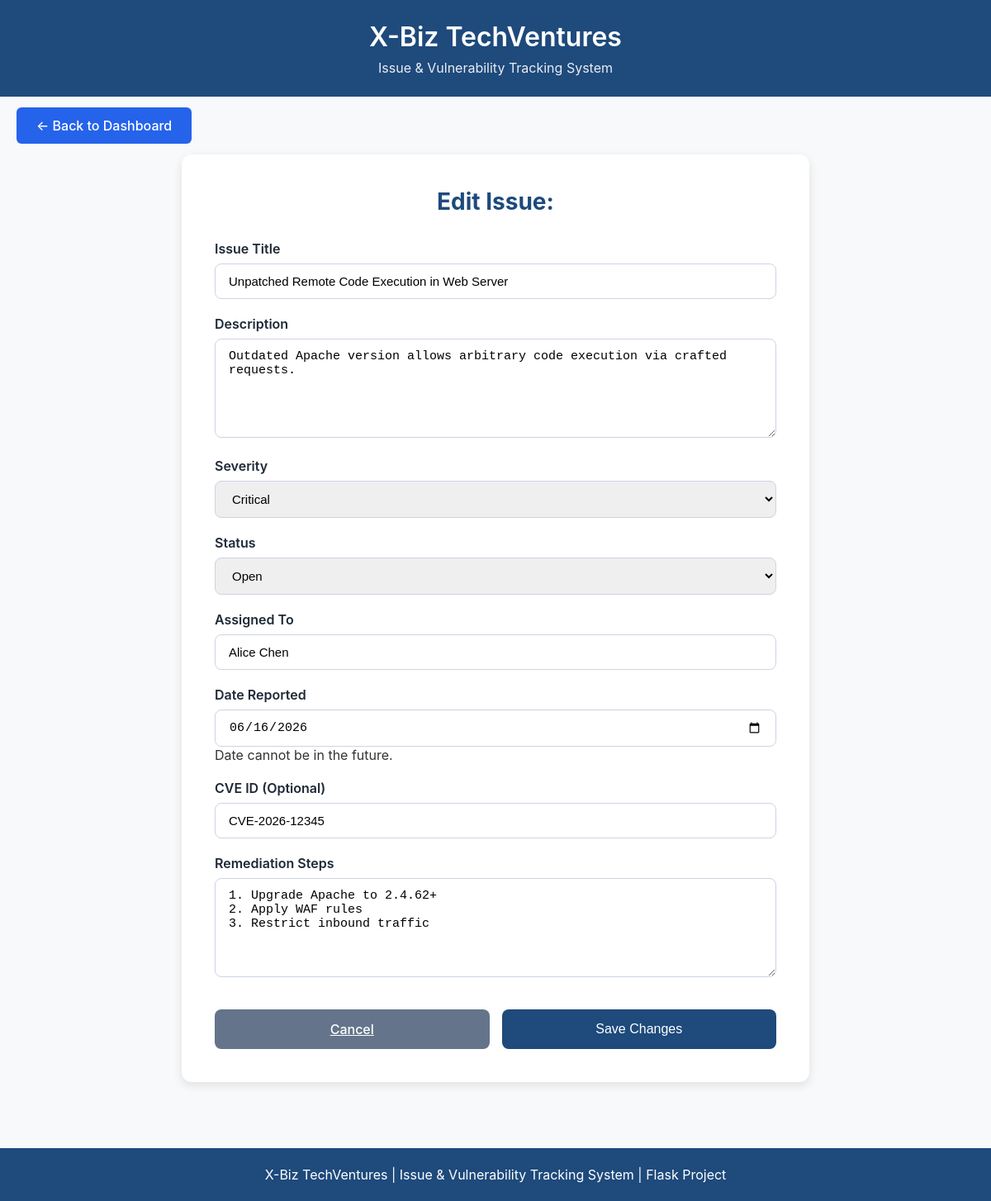
/edit_issue/1, run on the app's committed database.
### tables this page shows
CREATE TABLE issues(
            id INTEGER PRIMARY KEY AUTOINCREMENT,
            title TEXT NOT NULL,
            description TEXT NOT NULL,
            severity TEXT NOT NULL,
            status TEXT NOT NULL,
            assigned_to TEXT,
            date_reported DATE,
            cve TEXT,
            remediation TEXT,
            created_at TIMESTAMP DEFAULT CURRENT_TIMESTAMP,
            last_updated TIMESTAMP DEFAULT CURRENT_TIMESTAMP
        );

### app.py (the view, shortened to what this page needs)
@app.route("/edit_issue/<int:id>", methods=["GET", "POST"])
def edit_issue(id):
    connection = sqlite3.connect("issues.db")
    connection.row_factory = sqlite3.Row
    cursor = connection.cursor()
    cursor.execute("SELECT * FROM issues WHERE id=?", (id,))
    issue = cursor.fetchone()
    connection.close()
    return render_template("edit_issues.html", issue=issue)

### templates/edit_issues.html (shortened to what this page needs)
<!DOCTYPE html>
<html lang="en">
<head>
</head>
<body>
<header>
    <div class="header-content">
        <h1>X-Biz TechVentures</h1>
        <p class="subtitle">Issue &amp; Vulnerability Tracking System</p>
    </div>
</header>
<div class="nav">
    <a href="/" class="btn" style="padding:12px 24px; background:#2563eb; color:white; text-decoration:none; border-radius:6px;">
        ← Back to Dashboard
    </a>
</div>
<div class="container">
    <div class="card">
        <h2>Edit Issue:</h2>
        <form action="/edit_issue/{{ issue.id }}" method="POST">
            <div class="form-group">
                <label>Issue Title</label>
                <input type="text" name="title" value="{{ issue.title }}" required>
            </div>
            <div class="form-group">
                <label>Description</label>
                <textarea name="description" required>{{ issue.description }}</textarea>
            </div>
            <div class="form-group">
                <label>Severity</label>
                <select name="severity" required>
                    <option value="Critical" {% if issue.severity == "Critical" %}selected{% endif %}>Critical</option>
                </select>
            </div>
            <div class="form-group">
                <label>Status</label>
                <select name="status" required>
                    <option value="Open" {% if issue.status == "Open" %}selected{% endif %}>Open</option>
                </select>
            </div>
            <div class="form-group">
                <label>Assigned To</label>
                <input type="text" name="assigned_to" value="{{ issue.assigned_to or '' }}">
            </div>
            <div class="form-group">
                <label>Date Reported</label>
                <input type="date" name="date_reported" id="date_reported" value="{{ issue.date_reported }}">
                <div class="error" id="dateError">Date cannot be in the future.</div>
            </div>
            <div class="form-group">
                <label>CVE ID (Optional)</label>
                <input type="text" name="cve" value="{{ issue.cve or '' }}" placeholder="e.g. CVE-2026-XXXX">
            </div>
            <div class="form-group">
                <label>Remediation Steps</label>
                <textarea name="remediation">{{ issue.remediation or '' }}</textarea>
            </div>
            <div class="buttons">
                <a href="/issues" class="btn cancel">Cancel</a>
                <button type="submit" class="btn save">Save Changes</button>
            </div>
        </form>
    </div>
</div>
<footer class="footer">
    X-Biz TechVentures | Issue &amp; Vulnerability Tracking System | Flask Project
</footer>
</body>
</html>

### templates/edit_issues.html (style rules this page uses)
* { margin:0; padding:0; box-sizing:border-box; }
body { font-family:-apple-system,BlinkMacSystemFont,'Segoe UI',Roboto,sans-serif; background:#f8f9fa; color:#333; }
header { background:#1e4a7c; color:white; padding:25px 0; text-align:center; }
.header-content { max-width:1200px; margin:auto; padding:0 20px; }
h1 { font-size:32px; font-weight:600; }
.subtitle { margin-top:8px; opacity:0.9; }
.nav { max-width:1200px; margin:25px auto; padding:0 20px; }
.container { max-width:800px; margin:0 auto; padding:0 20px; }
.card { background:white; border-radius:12px; box-shadow:0 4px 12px rgba(0,0,0,0.1); padding:40px; }
h2 { text-align:center; color:#1e4a7c; margin-bottom:30px; font-size:28px; }
.form-group { margin-bottom:20px; }
label { display:block; font-weight:600; margin-bottom:8px; color:#1e2937; }
input[type="text"], input[type="date"], select, textarea { width:100%; padding:12px 16px; border:1px solid #cbd5e1; border-radius:8px; font-size:15px; }
textarea { resize:vertical; min-height:120px; }
.buttons { margin-top:35px; display:flex; gap:15px; }
.btn { padding:14px 28px; border:none; border-radius:8px; font-size:16px; font-weight:500; cursor:pointer; flex:1; text-align:center; }
.save { background:#1e4a7c; color:white; }
.cancel { background:#64748b; color:white; }
.footer { margin-top:80px; background:#1e4a7c; color:white; text-align:center; padding:22px; }

### data on the page
issues: title "Unpatched Remote Code Execution in Web Server", description "Outdated Apache version allows arbitrary code execution via crafted requests.", severity "Critical", status "Open", assigned_to "Alice Chen", date_reported "06/16/2026", cve "CVE-2026-12345", remediation "1. Upgrade Apache to 2.4.62+ 2. Apply WAF rules 3. Restrict inbound traffic"
